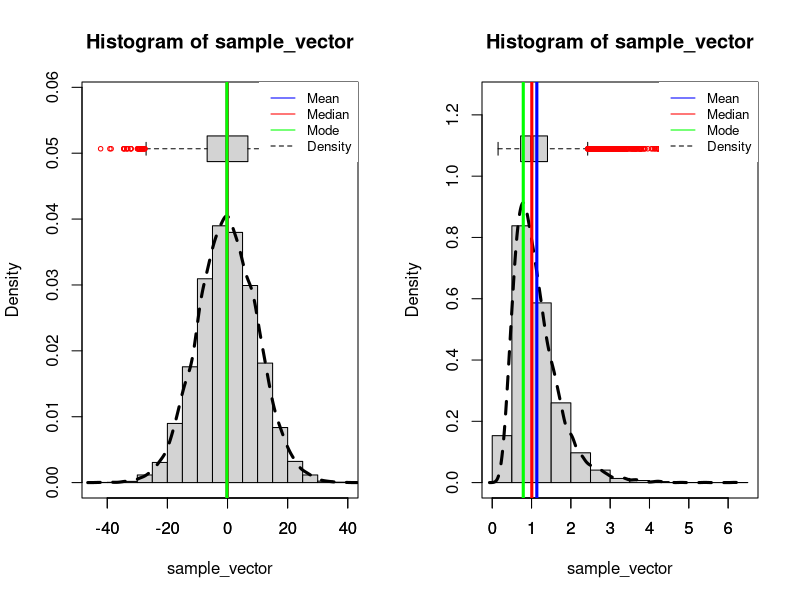
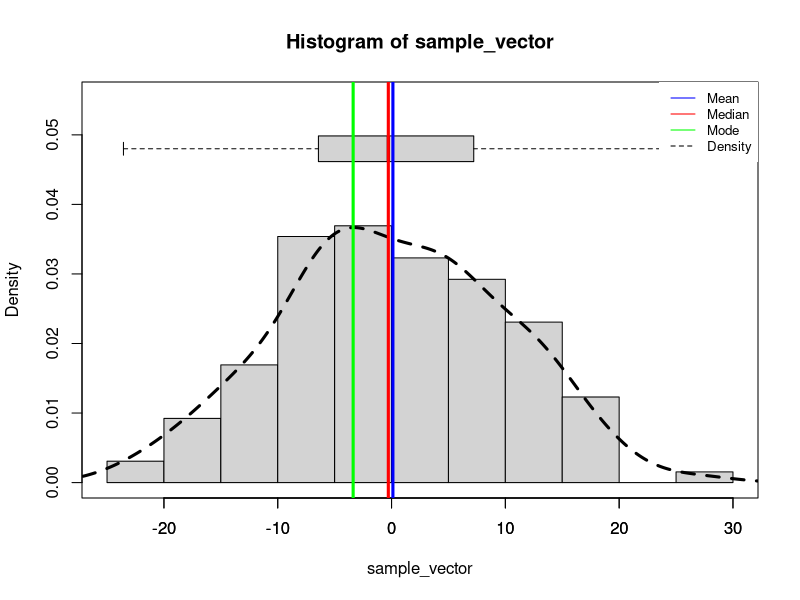

Recreate these plots in R, in order.
add_lines_to_plot <- function(mean, median, mode) {
  # this function adds the mean, medianm and mode to the plot
  abline(v=mean, col="blue", lwd=3)
  abline(v=median, col="red", lwd=3)
  abline(v=mode, col="green", lwd=3)
}

create_distribution_plot <- function(sample_vector){
  hist_res = hist(sample_vector, freq=FALSE, plot=FALSE) # create histogram without plotting
  max_height = hist_res$density[which.max(hist_res$counts)] # get maximum height of histogram
  hist(sample_vector, freq=FALSE, ylim = c(0, 1.5 * max_height)) # plot histogram
  dens = density(sample_vector) # create KDE
  lines(dens, lwd=3, lty="dashed") # add KDE to plot
  bx_width = 0.2 * max_height  # calculate box width parameter for aesthetic appearance
  boxplot(sample_vector, horizontal=TRUE, boxwex=bx_width, add=TRUE, at = 1.3 * max_height, ylim = c(0, 1.3 * max_height), pars=list(outcol="red", cex=0.6)) # make boxplot
  add_lines_to_plot(mean(sample_vector), median(sample_vector), dens$x[which.max(dens$y)]) # call function
  legend("topright", legend=c("Mean", "Median", "Mode", "Density"), col=c("blue", "red", "green", "black"), lty=c(1,1,1,2), cex=0.8, box.lty=0) # add legend
}

sample_real = c(rnorm(100, sd=10), runif(30, min = -20, max = 20)) # create a somewhat realistic distribution
sample_normal = rnorm(10000, sd=10) # create normal distribution
sample_lognormal = rlnorm(10000, sd=0.5) # create lognormal distribution

par(mfrow = c(1, 2)) # create grid for plotting
create_distribution_plot(sample_normal)
create_distribution_plot(sample_lognormal)
dev.new() # open new window
create_distribution_plot(sample_real)

